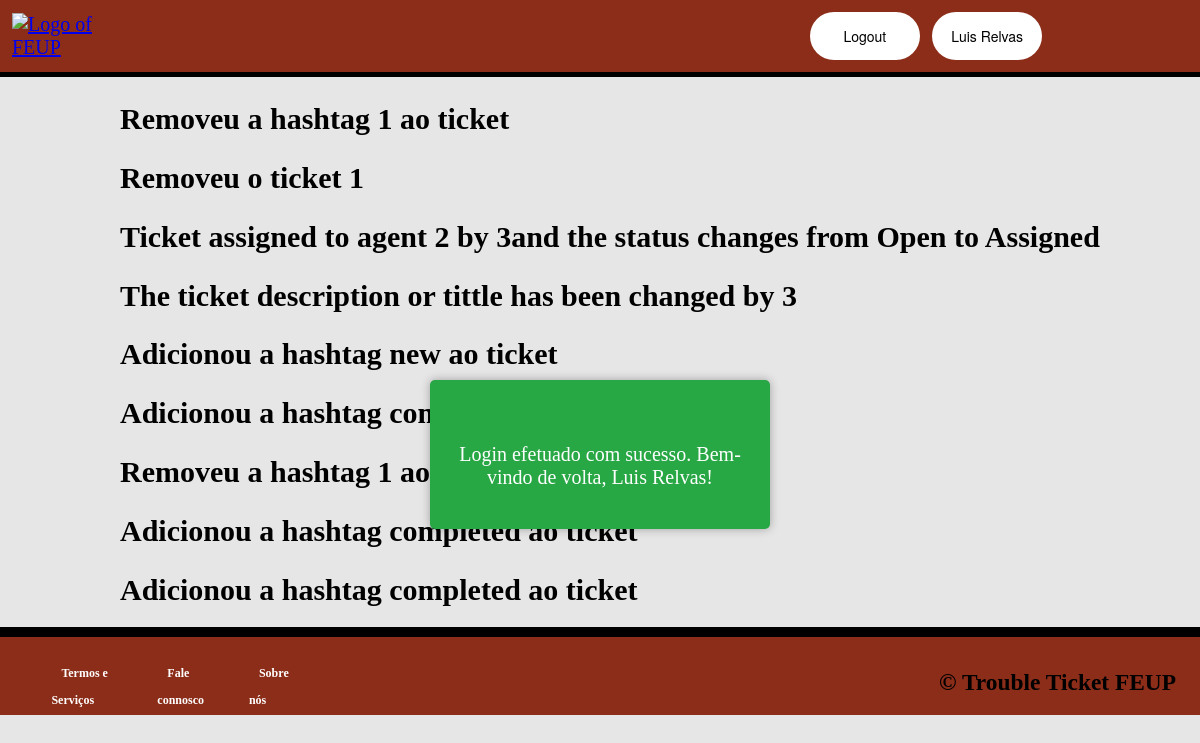
Before: /pages/ticketseechanges.php?ticket_id=1 (signed in) with the older database file.
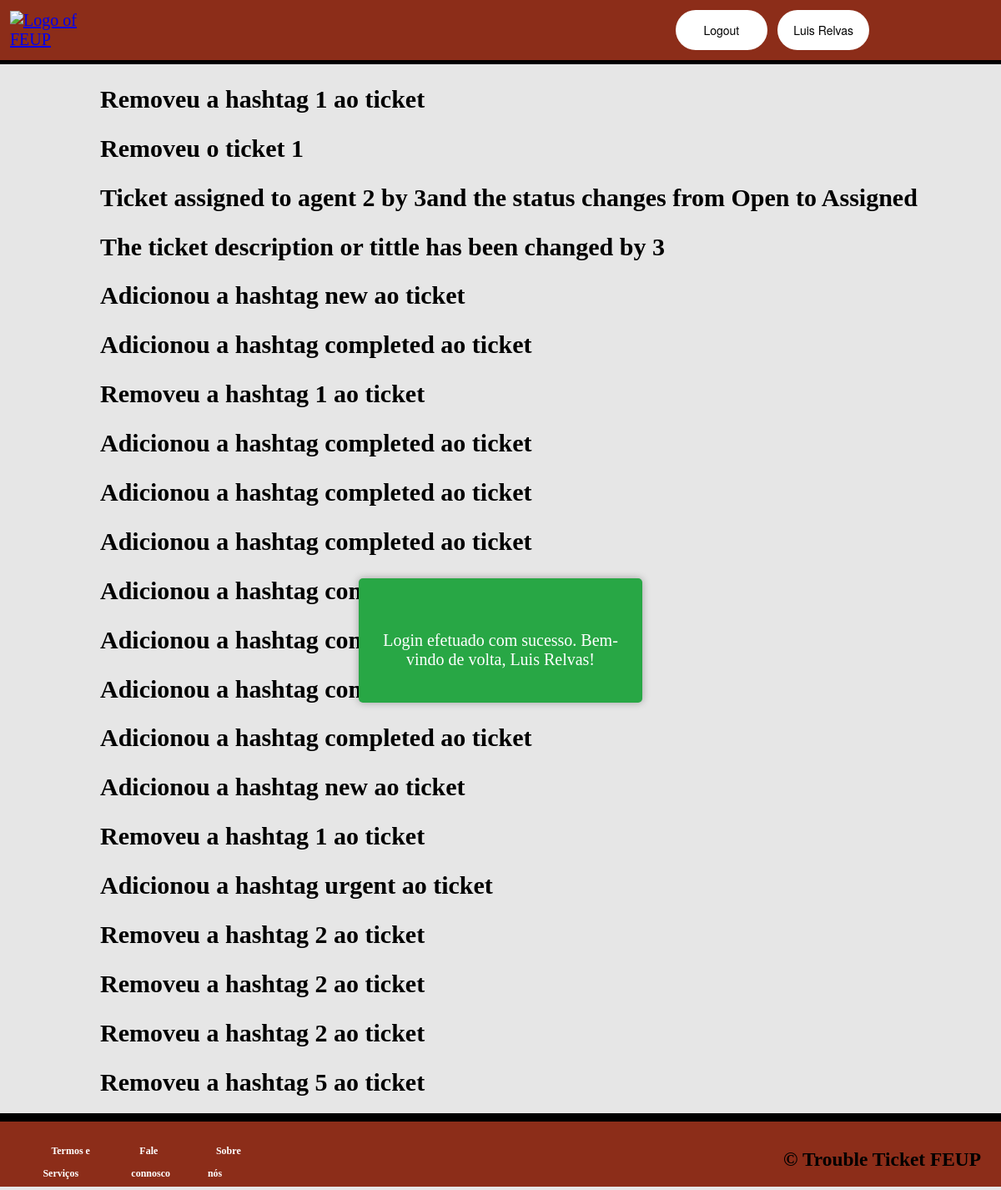
After: the same page with the newer database file.
### tables this page shows
CREATE TABLE changes(
	changes_id INTEGER PRIMARY KEY,
	ticket_id INTEGER NOT NULL,
	id INTEGER NOT NULL,
	text TEXT NOT NULL,
	closed_id INTEGER DEFAULT 0,
	FOREIGN KEY(ticket_id) REFERENCES ticket(ticket_id),
	FOREIGN KEY(id) REFERENCES user(id)
);

### classes/session.class.php (called while the page is built, shortened)
<?php
  class Session {
    private array $messages;
    public function __construct() {
      $this->messages = isset($_SESSION['messages']) ? $_SESSION['messages'] : array();
    }
    public function isLoggedIn() : bool {
      return isset($_SESSION['id']);
    }
    public function getMessages() {
      return $this->messages;
    }
  }
?>

### pages/ticketseechanges.php (the view, shortened to what this page needs)
<?php
require_once(dirname(__DIR__).'/templates/common.php');
require_once(dirname(__DIR__).'/classes/session.class.php');
$session = new Session();
drawHeader($session);
if (count($session->getMessages())) drawMessages($session);
$db = getDatabaseConnection();
$stmt = $db->prepare('SELECT * FROM changes WHERE ticket_id = ? and id = ?');
$stmt->execute(array(intval($_GET['ticket_id']), $_SESSION['id']));
$var = $stmt->fetchAll();
foreach($var as $va) { ?>
    <h2><?=$va['text']?></h2><?php
}
drawFooter();

### templates/common.php (shortened to what this page needs)
<?php
    function drawHeader(Session $session) { ?>
        <!DOCTYPE html>
        <html lang="PT-pt">
            <head>
                <link rel="stylesheet" href="../css/header.css">
                <link rel="stylesheet" href="../css/index.css">
                <link rel="stylesheet" href="../css/drawInfoTicket.css">
                <link rel="stylesheet" href="../css/accordion.css">
                <link rel="stylesheet" href="../css/footer.css">
                <link rel="stylesheet" href="../css/messages.css">
                <link rel="stylesheet" href="../css/profile.css">
                <link rel="stylesheet" href="../css/faqAnswer.css">
                <link rel="stylesheet" href="../css/search.css">
                <link rel="stylesheet" href="../css/editFaq.css">
                <link rel="stylesheet" href="../css/login.css">
                <link rel="stylesheet" href="../css/drawAcessDenied.css">
                <link rel="stylesheet" href="../css/drawProfilesearch.css">
                <link rel="stylesheet" href="../css/editUser.css">
                <link rel="stylesheet" href="../css/register.css">
                <link rel="stylesheet" href="../css/addTicket.css">
                <link rel="stylesheet" href="../css/myTickets.css">
                <link rel="stylesheet" href="../css/editTicket.css">
                <link rel="stylesheet" href="../css/ticket.css">
            </head>
            <body>
                <header>
                        <a href="../pages/index.php">
                            <img src="https://dec.fe.up.pt/wp-content/uploads/2021/03/logo-feup-white.png" alt="Logo of FEUP">
                        </a>
                        <?php
                            if ($session->isLoggedIn())
                            drawLoginUser($session->getId(), $session->getName());
                            else drawDefaultUser();
                        ?>
                </header>
            </body>
            <main>
            <?php
        }
        function drawLoginUser(int $id, string $name) { ?>
            <div id="login">
                <button>
                    <a href="../actions/logout.action.php">Logout</a>
                </button>
                <button>
                    <a href="../pages/profile.php?id=<?=$id?>"><?=$name?></a>
                </button>
            </div>
        <?php
        }
        function drawDefaultUser() { ?>
        <?php }
        function drawMessages(Session $session) {
            echo '<div id="popup-container">';
            foreach ($session->getMessages() as $message) {
                echo '<div class="popup-alert ' . $message['type'] . '">';
                echo '<p>' . $message['text'] . '</p>';
                echo '</div>';
            }
            echo '</div>';
        }
function drawFooter() { ?>
    </main>
    <footer>
        <div class="footer">
            <nav>
            <div class = "footer-links">
                <h3><a href="../pages/index.php">Termos e Serviços</a></h3>
                <h3><a href="../pages/index.php">Fale connosco</a></h3>
                <h3><a href="../pages/index.php">Sobre nós</a></h3>
            </div>
            </nav>
            <h3> &#169; Trouble Ticket FEUP</h3>
           </div>
    </footer>
    </body>
</html> <?php
}
?>

### css/header.css (style rules this page uses)
body { background-color: #f2f2f2; margin: 0; padding: 0; }
header { display: flex; flex-direction: row; justify-content: space-between; align-items: center; padding: 1%; background-color: #8C2D19; border-bottom: 5px solid black; color: #fff; margin-bottom: 0; }
header > a > img { width: 25%; height: auto; margin-right: 2%; }
#login { display: grid; grid-template-columns: repeat(3, 1fr); grid-gap: 1vw; color: #fff; text-decoration: none; color: #fff; transition: color 0.3s ease; margin-right: 2%; }
#login > button { background-color: white; white-space: nowrap; display: inline-block; border-radius: 2vw; border-style: none; box-sizing: border-box; color: #ffffff; cursor: pointer; display: inline-block; font-family: "Haas Grot Text R Web", "Helvetica Neue", Helvetica, Arial, sans-serif; font-size: 70%; font-weight: 500; height: 4vw; line-height: 2vw; list-style: none; margin: 0; outline: none; padding: 1vw 1.6vw; position: relative; text-align: center; text-decoration: none; transition: color 100ms; vertical-align: baseline; user-select: none; -webkit-user-select: none; touch-action: manipulation; }
#login > button > a { text-decoration: none; color: black; transition: color 0.3s ease; }

### css/index.css (style rules this page uses)
body { font-size: 20px; margin: 0; padding: 0; background-color: #f7f7f7; }

### css/footer.css (style rules this page uses)
.footer { display: flex; flex-direction: row; justify-content: space-between; background-color: #8C2D19; border-top: 10px solid black; align-items: center; padding: 2%; color: #fff; height: 30px; }
.footer a { font-size: 1vw; text-decoration: none; color: #fff; transition: black 0.3s ease; margin: 10px; }
.footer-links { width: auto; display: flex; flex-direction: row; justify-content: space-between; }

### css/messages.css (style rules this page uses)
#popup-container { position: fixed; top: 50%; left: 50%; transform: translate(-50%, -50%); width: 300px; border-radius: 8px; padding: 20px; z-index: 9999; display: flex; flex-direction: column; align-items: center; justify-content: center; }
.popup-alert { display: flex; align-items: center; justify-content: center; position: absolute; text-align: center; top: 0; left: 0; right: 0; padding: 20px; background-color: rgba(0, 0, 0, 0.8); color: #fff; border-radius: 5px; box-shadow: 0 0 10px rgba(0, 0, 0, 0.3); opacity: 0; transform: translateY(-100%); animation: fade-in 0.5s forwards; }
.popup-alert.success { background-color: #28a745; }

### css/profile.css (style rules this page uses)
:root { --backgroundColor: #e6e6e6; --buttonColor: #8c2d19; --buttonHoverColor: #d24016; --whiteColor: white; --borderColor: #ccc; }
body { background-color: #e6e6e6; }

### css/editFaq.css (style rules this page uses)
:root { --backgroundColor: #e6e6e6; --buttonColor: #8c2d19; --buttonHoverColor: #d24016; --whiteColor: white; --borderColor: #ccc; }

### css/login.css (style rules this page uses)
:root { --backgroundColor: #e6e6e6; --buttonColor: #8c2d19; --buttonHoverColor: #d24016; --whiteColor: white; --borderColor: #ccc; --buttonShadowColor: #8c2d19; }

### css/drawAcessDenied.css (style rules this page uses)
:root { --backgroundColor: #e6e6e6; --principalColor: #8c2d19; --buttonHoverColor: #d24016; --whiteColor: white; --borderColor: #ccc; --boxShadow: 0px 0px 5px 0px var(--principalColor); }

### css/drawProfilesearch.css (style rules this page uses)
:root { --backgroundColor: #e6e6e6; --buttonColor: #8c2d19; --buttonHoverColor: #d24016; --whiteColor: white; --borderColor: #ccc; }

### css/editUser.css (style rules this page uses)
:root { --backgroundColor: #e6e6e6; --borderColor: #ccc; --seeProfileShadow: 0 0 5px rgba(94, 2, 2, 0.582); --boxShadowForm: 0 0 5px rgba(0, 0, 0, 0.2); --principalColor: #8c2d19; --whiteColor: white; --submitHoverColor: #d24016; }
body { background-color: var(--backgroundColor); }

### css/register.css (style rules this page uses)
:root { --principalColor: #8C2D19; --backgroundColor: #e6e6e6; --whiteColor: #FFF; --focusBorderColor: rgba(140, 45, 25, 0.5); --submitHoverColor: #D24016; --borderColor: #ccc; --errorColor: red; --successColor: green; --blackColor: black; }

### css/addTicket.css (style rules this page uses)
:root { --principalColor: #8C2D19; --backgroundColor: #e6e6e6; --whiteColor: #FFF; --focusBorderColor: rgba(140, 45, 25, 0.5); --submitHoverColor: #D24016; --borderColor: #ccc; --blackColor: black; }

### css/myTickets.css (style rules this page uses)
:root { --principalColor: #8C2D19; --backgroundColor: #e6e6e6; --whiteColor: #FFF; --focusBorderColor: rgba(140, 45, 25, 0.5); --submitHoverColor: #D24016; --borderColor: #ccc; --blackColor: black; --linkColor: #0366d6; --seeTicketShadow: 0 2px 4px rgba(87, 1, 1, 0.507); }
h2 { color: var(--blackColor); text-align: left; margin-bottom: 20px; margin-left: 10%; }
h3 { color: var(--blackColor); margin-bottom: 10px; margin-left: 10%; }

### css/editTicket.css (style rules this page uses)
:root { --backgroundColor: #e6e6e6; --principalColor: #8c2d19; --buttonHoverColor: #d24016; --whiteColor: white; --borderColor: #ccc; --boxShadow: 0px 0px 5px 0px var(--principalColor); }

Changed rows visible on the page:
added changes: text "Adicionou a hashtag completed ao ticket"
added changes: text "Adicionou a hashtag completed ao ticket"
added changes: text "Adicionou a hashtag completed ao ticket"
added changes: text "Adicionou a hashtag completed ao ticket"
added changes: text "Adicionou a hashtag completed ao ticket"
added changes: text "Adicionou a hashtag new ao ticket"
added changes: text "Removeu a hashtag 1 ao ticket"
added changes: text "Adicionou a hashtag urgent ao ticket"
added changes: text "Removeu a hashtag 2 ao ticket"
added changes: text "Removeu a hashtag 2 ao ticket"
added changes: text "Removeu a hashtag 2 ao ticket"
added changes: text "Removeu a hashtag 5 ao ticket"
